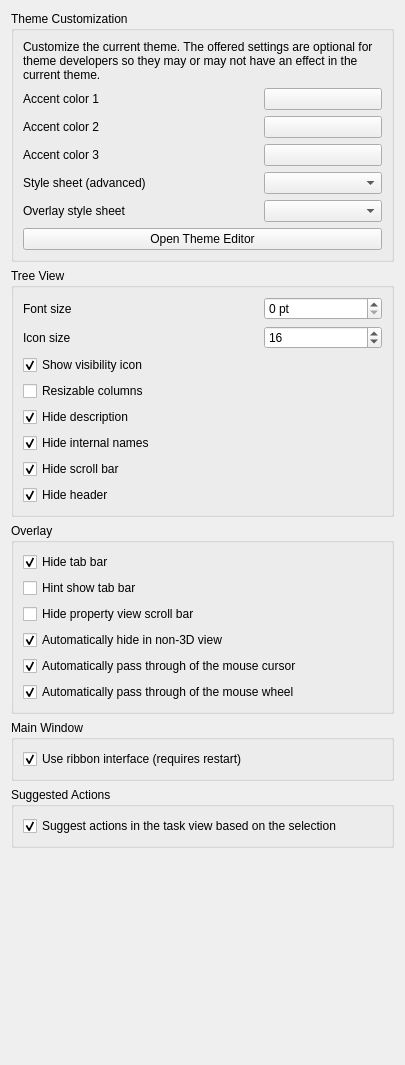
<?xml version="1.0" encoding="UTF-8"?>
<ui version="4.0">
 <class>Gui::Dialog::DlgSettingsUI</class>
 <widget class="QWidget" name="Gui::Dialog::DlgSettingsUI">
  <property name="geometry">
   <rect>
    <x>0</x>
    <y>0</y>
    <width>405</width>
    <height>1065</height>
   </rect>
  </property>
  <property name="windowTitle">
   <string>UI</string>
  </property>
  <layout class="QVBoxLayout" name="verticalLayout">
   <item>
    <widget class="QGroupBox" name="groupBox">
     <property name="title">
      <string>Theme Customization</string>
     </property>
     <layout class="QVBoxLayout" name="verticalLayout_2">
      <item>
       <widget class="QLabel" name="label">
        <property name="text">
         <string>Customize the current theme. The offered settings are optional for theme developers so they may or may not have an effect in the current theme.</string>
        </property>
        <property name="wordWrap">
         <bool>true</bool>
        </property>
       </widget>
      </item>
      <item>
       <layout class="QGridLayout" columnstretch="2,1">
        <item row="0" column="0">
         <widget class="QLabel" name="label1">
          <property name="text">
           <string>Accent color 1</string>
          </property>
          <property name="buddy">
           <cstring>ThemeAccentColor1</cstring>
          </property>
         </widget>
        </item>
        <item row="0" column="1">
         <widget class="Gui::PrefColorButton" name="ThemeAccentColor1">
          <property name="sizePolicy">
           <sizepolicy hsizetype="MinimumExpanding" vsizetype="Fixed">
            <horstretch>0</horstretch>
            <verstretch>0</verstretch>
           </sizepolicy>
          </property>
          <property name="toolTip">
           <string>This color might be used by your theme to let you customize it.</string>
          </property>
          <property name="color" stdset="0">
           <color>
            <red>0</red>
            <green>171</green>
            <blue>255</blue>
           </color>
          </property>
          <property name="prefEntry" stdset="0">
           <cstring>ThemeAccentColor1</cstring>
          </property>
          <property name="prefPath" stdset="0">
           <cstring>Themes</cstring>
          </property>
         </widget>
        </item>
        <item row="1" column="0">
         <widget class="QLabel" name="label2">
          <property name="text">
           <string>Accent color 2</string>
          </property>
          <property name="buddy">
           <cstring>ThemeAccentColor2</cstring>
          </property>
         </widget>
        </item>
        <item row="2" column="0">
         <widget class="QLabel" name="label3">
          <property name="text">
           <string>Accent color 3</string>
          </property>
          <property name="buddy">
           <cstring>ThemeAccentColor3</cstring>
          </property>
         </widget>
        </item>
        <item row="3" column="0">
         <widget class="QLabel" name="styleSheetLabel">
          <property name="text">
           <string>Style sheet (advanced)</string>
          </property>
          <property name="buddy">
           <cstring>StyleSheets</cstring>
          </property>
         </widget>
        </item>
        <item row="4" column="0">
         <widget class="QLabel" name="label_2">
          <property name="text">
           <string>Overlay style sheet</string>
          </property>
          <property name="buddy">
           <cstring>OverlayStyleSheets</cstring>
          </property>
         </widget>
        </item>
        <item row="1" column="1">
         <widget class="Gui::PrefColorButton" name="ThemeAccentColor2">
          <property name="sizePolicy">
           <sizepolicy hsizetype="MinimumExpanding" vsizetype="Fixed">
            <horstretch>0</horstretch>
            <verstretch>0</verstretch>
           </sizepolicy>
          </property>
          <property name="toolTip">
           <string>This color might be used by your theme to let you customize it.</string>
          </property>
          <property name="color" stdset="0">
           <color>
            <red>85</red>
            <green>123</green>
            <blue>182</blue>
           </color>
          </property>
          <property name="prefEntry" stdset="0">
           <cstring>ThemeAccentColor2</cstring>
          </property>
          <property name="prefPath" stdset="0">
           <cstring>Themes</cstring>
          </property>
         </widget>
        </item>
        <item row="2" column="1">
         <widget class="Gui::PrefColorButton" name="ThemeAccentColor3">
          <property name="sizePolicy">
           <sizepolicy hsizetype="MinimumExpanding" vsizetype="Fixed">
            <horstretch>0</horstretch>
            <verstretch>0</verstretch>
           </sizepolicy>
          </property>
          <property name="toolTip">
           <string>This color might be used by your theme to let you customize it.</string>
          </property>
          <property name="color" stdset="0">
           <color>
            <red>85</red>
            <green>123</green>
            <blue>182</blue>
           </color>
          </property>
          <property name="prefEntry" stdset="0">
           <cstring>ThemeAccentColor3</cstring>
          </property>
          <property name="prefPath" stdset="0">
           <cstring>Themes</cstring>
          </property>
         </widget>
        </item>
        <item row="3" column="1">
         <widget class="Gui::PrefComboBox" name="StyleSheets">
          <property name="toolTip">
           <string>Style sheet how user interface will look like</string>
          </property>
          <property name="prefEntry" stdset="0">
           <cstring>StyleSheet</cstring>
          </property>
          <property name="prefPath" stdset="0">
           <cstring>MainWindow</cstring>
          </property>
          <property name="prefType" stdset="0">
           <cstring></cstring>
          </property>
         </widget>
        </item>
        <item row="4" column="1">
         <widget class="Gui::PrefComboBox" name="OverlayStyleSheets">
          <property name="prefEntry" stdset="0">
           <cstring>OverlayActiveStyleSheet</cstring>
          </property>
          <property name="prefPath" stdset="0">
           <cstring>MainWindow</cstring>
          </property>
          <property name="prefType" stdset="0">
           <cstring></cstring>
          </property>
         </widget>
        </item>
       </layout>
      </item>
      <item>
       <widget class="QPushButton" name="themeEditorButton">
        <property name="text">
         <string>Open Theme Editor</string>
        </property>
       </widget>
      </item>
     </layout>
    </widget>
   </item>
   <item>
    <widget class="QGroupBox" name="groupBox_2">
     <property name="title">
      <string>Tree View</string>
     </property>
     <layout class="QGridLayout" name="gridLayout1" columnstretch="2,1">
      <item row="5" column="0" colspan="2">
       <widget class="Gui::PrefCheckBox" name="hideInternalNamesCheckBox">
        <property name="toolTip">
         <string>Hide extra tree view column for internal names</string>
        </property>
        <property name="text">
         <string>Hide internal names</string>
        </property>
        <property name="checked">
         <bool>true</bool>
        </property>
        <property name="prefEntry" stdset="0">
         <cstring>HideInternalNames</cstring>
        </property>
        <property name="prefPath" stdset="0">
         <cstring>TreeView</cstring>
        </property>
       </widget>
      </item>
      <item row="0" column="1">
       <widget class="Gui::PrefSpinBox" name="fontSizeSpinBox">
        <property name="toolTip">
         <string>Font size override, set to 0 for the default value.</string>
        </property>
        <property name="minimum">
         <number>0</number>
        </property>
        <property name="maximum">
         <number>100</number>
        </property>
        <property name="singleStep">
         <number>1</number>
        </property>
        <property name="suffix">
         <string> pt</string>
        </property>
        <property name="value">
         <number>0</number>
        </property>
        <property name="prefPath" stdset="0">
         <cstring>TreeView</cstring>
        </property>
        <property name="prefEntry" stdset="0">
         <cstring>FontSize</cstring>
        </property>
       </widget>
      </item>
      <item row="1" column="1">
       <widget class="Gui::PrefSpinBox" name="iconSizeSpinBox">
        <property name="toolTip">
         <string>Icon size override, set to 0 for the default value.</string>
        </property>
        <property name="singleStep">
         <number>1</number>
        </property>
        <property name="value">
         <number>16</number>
        </property>
        <property name="prefEntry" stdset="0">
         <cstring>IconSize</cstring>
        </property>
        <property name="prefPath" stdset="0">
         <cstring>TreeView</cstring>
        </property>
       </widget>
      </item>

      <item row="3" column="0" colspan="2">
       <widget class="Gui::PrefCheckBox" name="resizableColumnsCheckBox">
        <property name="toolTip">
         <string>Allow tree view columns to be manually resized.</string>
        </property>
        <property name="text">
         <string>Resizable columns</string>
        </property>
        <property name="prefEntry" stdset="0">
         <cstring>ResizableColumn</cstring>
        </property>
        <property name="prefPath" stdset="0">
         <cstring>TreeView</cstring>
        </property>
       </widget>
      </item>
      <item row="1" column="0">
       <widget class="QLabel" name="iconSizeLabel">
        <property name="text">
         <string>Icon size</string>
        </property>
        <property name="buddy">
         <cstring>iconSizeSpinBox</cstring>
        </property>
       </widget>
      </item>
      <item row="0" column="0">
       <widget class="QLabel" name="fontSizeLabel">
        <property name="text">
         <string>Font size</string>
        </property>
        <property name="buddy">
         <cstring>fontSizeSpinBox</cstring>
        </property>
       </widget>
      </item>
      <item row="2" column="0" colspan="2">
       <widget class="Gui::PrefCheckBox" name="showVisibilityIconCheckBox">
        <property name="toolTip">
         <string>Displays an eye icon in front of the tree view items, showing their visibility status. When clicked the visibility is toggled.</string>
        </property>
        <property name="text">
         <string>Show visibility icon</string>
        </property>
        <property name="checked">
         <bool>true</bool>
        </property>
        <property name="prefEntry" stdset="0">
         <cstring>VisibilityIcon</cstring>
        </property>
        <property name="prefPath" stdset="0">
         <cstring>TreeView</cstring>
        </property>
       </widget>
      </item>
      <item row="7" column="0" colspan="2">
       <widget class="Gui::PrefCheckBox" name="hideHeaderCheckBox">
        <property name="toolTip">
         <string>Hide header with column names from the tree view.</string>
        </property>
        <property name="text">
         <string>Hide header</string>
        </property>
        <property name="checked">
         <bool>true</bool>
        </property>
        <property name="prefEntry" stdset="0">
         <cstring>HideHeaderView</cstring>
        </property>
        <property name="prefPath" stdset="0">
         <cstring>TreeView</cstring>
        </property>
       </widget>
      </item>
      <item row="6" column="0" colspan="2">
       <widget class="Gui::PrefCheckBox" name="hideTreeViewScrollBarCheckBox">
        <property name="toolTip">
         <string>Hide scroll bar from the tree view, scrolling will still be possible using mouse wheel.</string>
        </property>
        <property name="text">
         <string>Hide scroll bar</string>
        </property>
        <property name="checked">
         <bool>true</bool>
        </property>
        <property name="prefEntry" stdset="0">
         <cstring>HideScrollBar</cstring>
        </property>
        <property name="prefPath" stdset="0">
         <cstring>TreeView</cstring>
        </property>
       </widget>
      </item>
      <item row="4" column="0" colspan="2">
       <widget class="Gui::PrefCheckBox" name="hideDescriptionCheckBox">
        <property name="toolTip">
         <string>Hide column with object description in tree view.</string>
        </property>
        <property name="text">
         <string>Hide description</string>
        </property>
        <property name="checked">
         <bool>true</bool>
        </property>
        <property name="prefEntry" stdset="0">
         <cstring>HideColumn</cstring>
        </property>
        <property name="prefPath" stdset="0">
         <cstring>TreeView</cstring>
        </property>
       </widget>
      </item>
     </layout>
    </widget>
   </item>
   <item>
    <widget class="QGroupBox" name="groupBox_3">
     <property name="title">
      <string>Overlay</string>
     </property>
     <layout class="QGridLayout" name="gridLayout_2">
      <item row="2" column="0">
       <widget class="Gui::PrefCheckBox" name="hideTabBarCheckBox">
        <property name="toolTip">
         <string>Hide tab bar in dock overlay</string>
        </property>
        <property name="text">
         <string>Hide tab bar</string>
        </property>
        <property name="checked">
         <bool>true</bool>
        </property>
        <property name="prefEntry" stdset="0">
         <cstring>DockOverlayHideTabBar</cstring>
        </property>
        <property name="prefPath" stdset="0">
         <cstring>View</cstring>
        </property>
       </widget>
      </item>
      <item row="3" column="0">
       <widget class="Gui::PrefCheckBox" name="hintShowTabBarCheckBox">
        <property name="toolTip">
         <string>Show tab bar on mouse over when auto hide</string>
        </property>
        <property name="text">
         <string>Hint show tab bar</string>
        </property>
        <property name="prefEntry" stdset="0">
         <cstring>DockOverlayHintTabBar</cstring>
        </property>
        <property name="prefPath" stdset="0">
         <cstring>View</cstring>
        </property>
       </widget>
      </item>
      <item row="4" column="0">
       <widget class="Gui::PrefCheckBox" name="hidePropertyViewScrollBarCheckBox">
        <property name="toolTip">
         <string>Hide property view scroll bar in dock overlay</string>
        </property>
        <property name="text">
         <string>Hide property view scroll bar</string>
        </property>
        <property name="prefEntry" stdset="0">
         <cstring>DockOverlayHidePropertyViewScrollBar</cstring>
        </property>
        <property name="prefPath" stdset="0">
         <cstring>View</cstring>
        </property>
       </widget>
      </item>
      <item row="5" column="0">
       <widget class="Gui::PrefCheckBox" name="overlayAutoHideCheckBox">
        <property name="toolTip">
         <string>Automatically hide overlaid dock panels when in non 3D view (e.g. TechDraw or Spreadsheet)</string>
        </property>
        <property name="text">
         <string>Automatically hide in non-3D view</string>
        </property>
        <property name="checked">
         <bool>true</bool>
        </property>
        <property name="prefEntry" stdset="0">
         <cstring>DockOverlayAutoView</cstring>
        </property>
        <property name="prefPath" stdset="0">
         <cstring>View</cstring>
        </property>
       </widget>
      </item>
      <item row="6" column="0">
       <widget class="Gui::PrefCheckBox" name="mouseClickPassThroughCheckBox">
        <property name="toolTip">
         <string>Auto mouse click through transparent part of dock overlay.</string>
        </property>
        <property name="text">
         <string>Automatically pass through of the mouse cursor</string>
        </property>
        <property name="checked">
         <bool>true</bool>
        </property>
        <property name="prefEntry" stdset="0">
         <cstring>DockOverlayAutoMouseThrough</cstring>
        </property>
        <property name="prefPath" stdset="0">
         <cstring>View</cstring>
        </property>
       </widget>
      </item>
      <item row="7" column="0">
       <widget class="Gui::PrefCheckBox" name="mouseWheelPassThroughCheckBox">
        <property name="toolTip">
         <string>Automatically passes mouse wheel events through the transparent areas of an overlay panel</string>
        </property>
        <property name="text">
         <string>Automatically pass through of the mouse wheel</string>
        </property>
        <property name="checked">
         <bool>true</bool>
        </property>
        <property name="prefEntry" stdset="0">
         <cstring>DockOverlayWheelPassThrough</cstring>
        </property>
        <property name="prefPath" stdset="0">
         <cstring>View</cstring>
        </property>
       </widget>
      </item>
     </layout>
    </widget>
   </item>
   <item>
    <widget class="QGroupBox" name="groupBox_5">
     <property name="title">
      <string>Main Window</string>
     </property>
     <layout class="QGridLayout" name="gridLayout_4">
      <item row="0" column="0">
       <widget class="Gui::PrefCheckBox" name="useRibbonCheckBox">
        <property name="toolTip">
         <string>Replace the per-workbench toolbars and the menu bar with a Fusion style ribbon.</string>
        </property>
        <property name="text">
         <string>Use ribbon interface (requires restart)</string>
        </property>
        <property name="checked">
         <bool>true</bool>
        </property>
        <property name="prefEntry" stdset="0">
         <cstring>UseRibbon</cstring>
        </property>
        <property name="prefPath" stdset="0">
         <cstring>MainWindow</cstring>
        </property>
       </widget>
      </item>
     </layout>
    </widget>
   </item>
   <item>
    <widget class="QGroupBox" name="groupBox_4">
     <property name="title">
      <string>Suggested Actions</string>
     </property>
     <layout class="QGridLayout" name="gridLayout_3">
      <item row="0" column="0">
       <widget class="Gui::PrefCheckBox" name="showTaskWatcherCheckBox">
        <property name="text">
         <string>Suggest actions in the task view based on the selection</string>
        </property>
        <property name="checked">
         <bool>true</bool>
        </property>
        <property name="prefEntry" stdset="0">
         <cstring>ShowTaskWatcher</cstring>
        </property>
        <property name="prefPath" stdset="0">
         <cstring>General</cstring>
        </property>
       </widget>
      </item>
     </layout>
    </widget>
   </item>
   <item>
    <spacer name="spacer_3">
     <property name="sizeHint" stdset="0">
      <size>
       <width>20</width>
       <height>20</height>
      </size>
     </property>
    </spacer>
   </item>
  </layout>
 </widget>
 <customwidgets>
  <customwidget>
   <class>Gui::ColorButton</class>
   <extends>QPushButton</extends>
   <header>Gui/Widgets.h</header>
  </customwidget>
  <customwidget>
   <class>Gui::PrefSpinBox</class>
   <extends>QSpinBox</extends>
   <header>Gui/PrefWidgets.h</header>
  </customwidget>
  <customwidget>
   <class>Gui::PrefColorButton</class>
   <extends>Gui::ColorButton</extends>
   <header>Gui/PrefWidgets.h</header>
  </customwidget>
  <customwidget>
   <class>Gui::PrefCheckBox</class>
   <extends>QCheckBox</extends>
   <header>Gui/PrefWidgets.h</header>
  </customwidget>
  <customwidget>
   <class>Gui::PrefComboBox</class>
   <extends>QComboBox</extends>
   <header>Gui/PrefWidgets.h</header>
  </customwidget>
 </customwidgets>
 <tabstops>
  <tabstop>ThemeAccentColor1</tabstop>
  <tabstop>ThemeAccentColor2</tabstop>
  <tabstop>ThemeAccentColor3</tabstop>
  <tabstop>StyleSheets</tabstop>
  <tabstop>OverlayStyleSheets</tabstop>
  <tabstop>fontSizeSpinBox</tabstop>
  <tabstop>iconSizeSpinBox</tabstop>
  <tabstop>resizableColumnsCheckBox</tabstop>
  <tabstop>showVisibilityIconCheckBox</tabstop>
  <tabstop>hideDescriptionCheckBox</tabstop>
  <tabstop>hideInternalNamesCheckBox</tabstop>
  <tabstop>hideTreeViewScrollBarCheckBox</tabstop>
  <tabstop>hideHeaderCheckBox</tabstop>
  <tabstop>hideTabBarCheckBox</tabstop>
  <tabstop>hintShowTabBarCheckBox</tabstop>
  <tabstop>hidePropertyViewScrollBarCheckBox</tabstop>
  <tabstop>overlayAutoHideCheckBox</tabstop>
  <tabstop>mouseClickPassThroughCheckBox</tabstop>
  <tabstop>mouseWheelPassThroughCheckBox</tabstop>
  <tabstop>useRibbonCheckBox</tabstop>
 </tabstops>
 <resources/>
 <connections/>
</ui>
